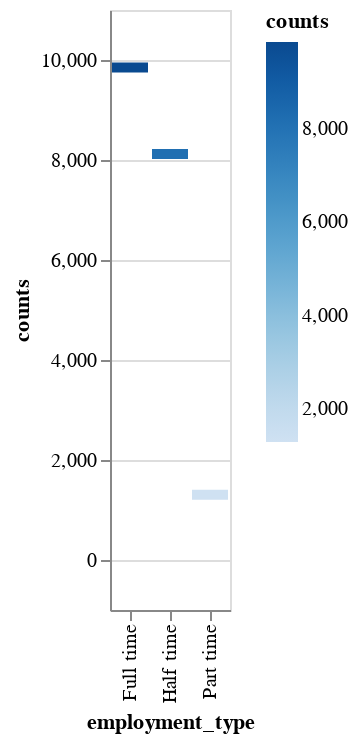

Notebook code for this chart:
### Code cell
# chart8
data = pd.DataFrame(pd.read_csv('workers.csv'))
widgets = pd.DataFrame(pd.read_csv('widgets.csv'))
data_merged = data.merge(widgets, left_on='id', right_on='employee_id')
data_merged = data_merged.groupby(['employment_type']).count()
data_merged = data_merged.rename(columns={'id': 'counts'})
data_merged["counts"] = data_merged["counts"].astype('int32')
data_merged = data_merged.reset_index(level=0)
alt.Chart(data_merged).mark_bar(orient='horizontal').encode(
    x='employment_type', y='counts', color='counts'
)

### Figure 1 — Vega-Lite specification as saved in the notebook (floating-point values rounded to 4 significant figures)
{"config": {"view": {"continuousWidth": 400, "continuousHeight": 300}}, "data": {"name": "data-4a5b0da168d8432cc4a1976057697489"}, "mark": {"type": "bar", "orient": "horizontal"}, "encoding": {"color": {"field": "counts", "type": "quantitative"}, "x": {"field": "employment_type", "type": "nominal"}, "y": {"field": "counts", "type": "quantitative"}}, "$schema": "https://vega.github.io/schema/vega-lite/v4.17.0.json", "datasets": {"data-4a5b0da168d8432cc4a1976057697489": [{"employment_type": "Full time", "Unnamed: 0_x": 9849, "counts": 9849, "name": 9849, "team": 9849, "date_of_employment": 9849, "Unnamed: 0_y": 9849, "item_number": 9849, "step_1": 9849, "step_2": 9849, "step_3": 9849, "employee_id": 9849}, {"employment_type": "Half time", "Unnamed: 0_x": 8119, "counts": 8119, "name": 8119, "team": 8119, "date_of_employment": 8119, "Unnamed: 0_y": 8119, "item_number": 8119, "step_1": 8119, "step_2": 8119, "step_3": 8119, "employee_id": 8119}, {"employment_type": "Part time", "Unnamed: 0_x": 1305, "counts": 1305, "name": 1305, "team": 1305, "date_of_employment": 1305, "Unnamed: 0_y": 1305, "item_number": 1305, "step_1": 1305, "step_2": 1305, "step_3": 1305, "employee_id": 1305}]}}
